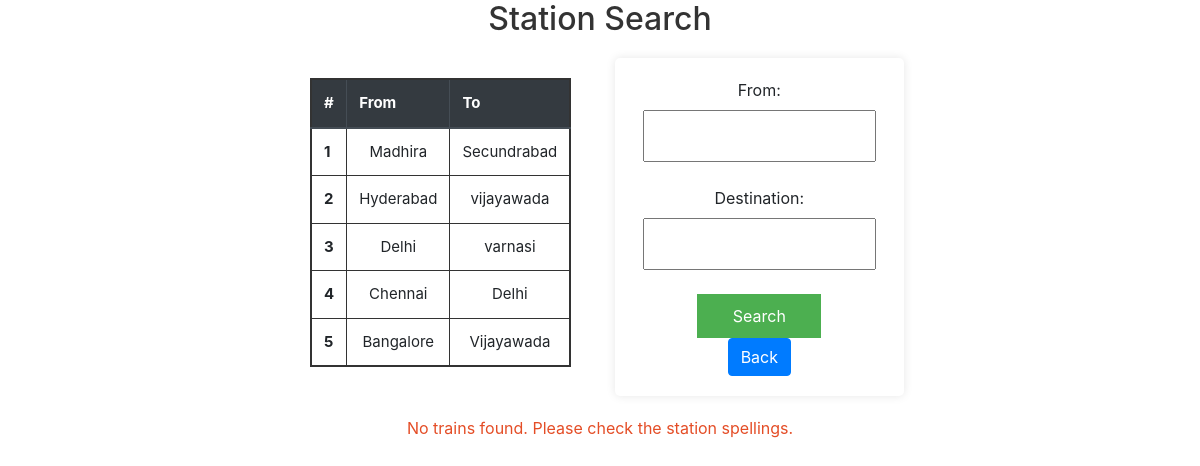
The app's page /searchtrain/ with its own data.
### myapp/models.py (models this page shows, shortened)
class Station(models.Model):
    Train_Name=models.CharField(max_length=50)
    Train_Number=models.IntegerField()
    Date=models.DateField()
    From_Station=models.CharField(primary_key=True,max_length=50)
    Destination=models.CharField(max_length=50)
    Departure_Time=models.CharField(max_length=50)
    Arrival_Time=models.CharField(max_length=50)
    Duration=models.CharField(max_length=50)
    Quotas=models.CharField(max_length=50)
    Seats=models.IntegerField()
    Price=models.IntegerField()

### myapp/views.py (the view, shortened to what this page needs)
# urls.py: path('searchtrain/',search,name="search"),
def search(request):
    x=Station.objects.all()
    all_from_stations = Station.objects.values_list('From_Station', flat=True).distinct()
    all_destinations = Station.objects.values_list('Destination', flat=True).distinct()
    stations = None  # Default value when the request method is not POST
    stationss = Station.objects.all()
    return render(request, 'search_train.html', {'stations': stations,'stationss': stationss,'all_from_stations': all_from_stations, 'all_destinations': all_destinations,'x':x})

### myapp/templates/search_train.html (shortened to what this page needs)
<!DOCTYPE html>
<html lang="en">
<head>
    <link rel="stylesheet" href="https://cdn.jsdelivr.net/npm/bootstrap@4.6.2/dist/css/bootstrap.min.css">
</head>
<body>
    <h2>Station Search</h2>
    <div class="container">
        <div class="row d-flex flex-row">
            <div class="col-sm-6 col-md-6">
        <table class="table" style="width: 25%; max-height: 200px;">
            <thead class="thead-dark">
                <tr>
                    <th scope="col">#</th>
                    <th scope="col">From</th>
                    <th scope="col">To</th>
                </tr>
            </thead>
            <tbody>
                {% for i in x %}
                <tr>
                    <th scope="row">{{forloop.counter}}</th>
                    <td>{{ i.From_Station }}</td>
                    <td>{{ i.Destination }}</td>
                </tr>
                {% endfor %}
            </tbody>
        </table>
    </div>
<div class="col-sm-6 col-md-6">
        <form method="POST" action="">
            <label for="station_id">From:</label>
            <input type="text" name="from" id="station_id">
            <br>
            <label for="station_name">Destination:</label>
            <input type="text" name="to" id="station_name">
            <br>
            <button type="submit">Search</button>
            <a href="{% url 'myapp:detail' %}" class="btn btn-primary btn-hover">Back</a>
        </form>
    </div>
</div>
    </div>
    {% if stations %}
        <h3>Search Results:</h3>
        <ul>
            {% for station in stations %}
                <li>
                    <table border="1px">
                        <tr>
                            <th>Train name</th>
                            <th>Train number</th>
                            <th>From</th>
                            <th>To</th>
                            <th>Available Date</th>
                            <th>Arrival time</th>
                            <th>Departure time</th>
                            <th>Duration</th>
                            <th>Quotas</th>
                            <th>Available number of seats</th>
                            <th>Ticket price</th>
                        </tr>
                        <tr>
                            <td> {{ station.Train_Name }} </td>
                            <td>{{ station.Train_Number }}</td>
                            <td>{{ station.From_Station }} </td>
                            <td>{{station.Destination }}</td>
                            <td>{{station.Date}}</td>
                            <td>{{ station.Arrival_Time }}</td>
                            <td>{{ station.Departure_Time }} </td>
                            <td>{{ station.Duration }}</td>
                            <td>{{ station.Quotas }}</td>
                            <td>{{ station.Seats }}</td>
                            <td> {{ station.Price }}</td>
                        </tr>
                    </table>
                </li>
            {% endfor %}
        </ul>
    {% else %}
        <p>No trains found. Please check the station spellings.</p>
    {% endif %}
    <br>
</body>
</html>

### myapp/templates/search_train.html (style rules this page uses)
body { font-family: Arial, sans-serif; margin: 0; padding: 0; background-color: #f4f4f4; }
body { background-image:url('https://media.amtrak.com/wp-content/uploads/2020/03/RNK_Station_Fall19_0716-514-scaled.jpg'); background-size:100%; background-repeat:no-repeat; }
h2 { text-align: center; color: #333; }
.container { display: flex; flex-direction: column; align-items: center; justify-content: space-between; max-width: 800px; margin: 20px auto; }
form { flex: 1; background-color: #fff; padding: 20px; border-radius: 5px; box-shadow: 0 0 10px rgba(0, 0, 0, 0.1); display: flex; flex-direction: column; align-items: center; }
label { display: block; margin-bottom: 8px; text-align: center; }
input { width: calc(100% - 16px); padding: 12px; margin-bottom: 16px; box-sizing: border-box; font-size: 16px; }
button { background-color: #4caf50; color: #fff; padding: 10px 15px; border: none; border-radius: 5px; cursor: pointer; width: 50%; margin: 0 auto 10px auto; font-size: 15px; }
p { text-align: center; color: #e44d26; }
table { margin: 0 auto; border-collapse: collapse; width: 80%; margin-top: 20px; border: 2px solid #333; }
th, td { padding: 12px; text-align: center; border: 1px solid #333; font-size: 15px; }

### records on screen
Station: From_Station "Madhira", Destination "Secundrabad"
Station: From_Station "Hyderabad", Destination "vijayawada"
Station: From_Station "Delhi", Destination "varnasi"
Station: From_Station "Chennai", Destination "Delhi"
Station: From_Station "Bangalore", Destination "Vijayawada"
